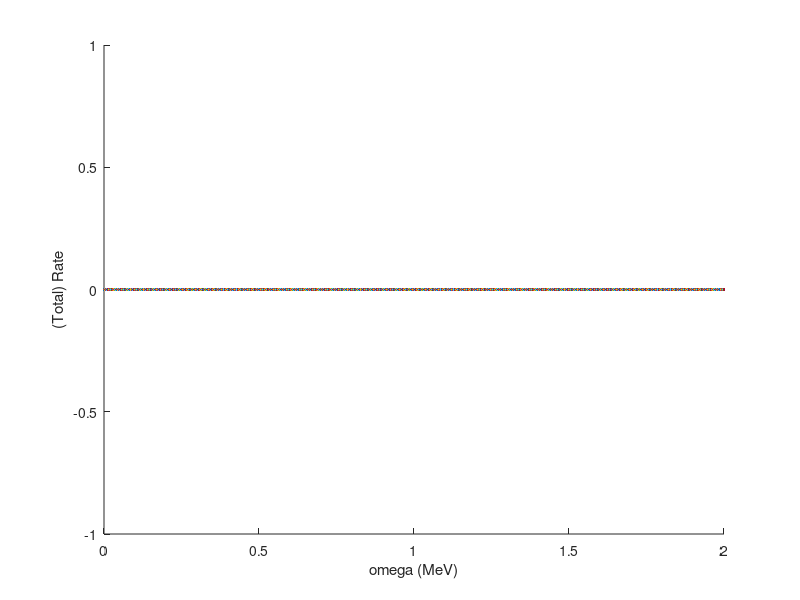
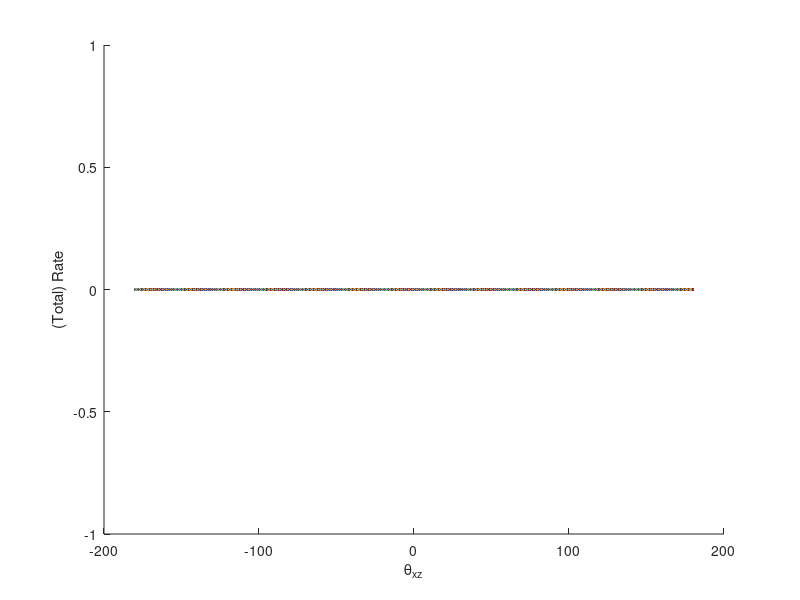

Reproduce these figures in MATLAB, in order.
%-------------------------------------------------------------------------
% This script reads in the spectrum data file, 
% and plots the data.
%-------------------------------------------------------------------------

clear

omegamax=2e6;    % specify max freq

omega_axis=[0:omegamax/1000:omegamax];
theta_xz_axis=[-pi:2*pi/1000:pi];


xtoSI=0.197; % conversion factor to microns
ttoSI=0.658; % conversion factor to femtosceonds


disp(':---------------------------------')
disp('Plot emission spectrum from file  ')
disp(':---------------------------------')

disp('max frequency is (MeV): ')
disp(omegamax/1e6)

time=cputime;

% load particle input file
particle_input_data=fopen('particle_input.csv','r');

line1 = fgets(particle_input_data); % headerline
line2 = fgets(particle_input_data); % inputswitch
line3 = fgets(particle_input_data); % no. runs

input_switch=line2(17:19);

no_runs=str2double(line3);

particle_input = textscan(particle_input_data, '%s %s %f %f %f %f %f %f %f %s %s' ,'Delimiter',',');

writeflag=particle_input{11};

written_counter=0;



nophotons_total=0;
htotal_omega=0;
htotal_theta_xz=0;

% read in spectrum file for each run and add the data to the plot windows
for j=1:no_runs
    if (strcmp(input_switch,'off') == 1)
        i=j;
    elseif (strcmp(deblank(input_switch),'on') == 1)
        i=1;
    else
        disp('Error in 2nd line of particle_input.csv')
        return
    end
    
    nophotons_run=0;
    
    % check what data has been written for the current run
    if ((strcmp(writeflag(i),'s') == 1) ||(strcmp(writeflag(i),'st') == 1)||(strcmp(writeflag(i),'cst') == 1))
        written_counter=written_counter+1;
        
        % generate name of spectrum file
        filename1='spectrum';
        filename2= sprintf('%05d',j);
        filename3='.dat';
        
        target_file=strcat(filename1,filename2,filename3);
        
        % check if file is empty.  If so skip (otherwise stats routines
        % will cause code to abort).
        filedata = dir(target_file);
        if filedata.bytes == 0
            % empty file
        else
            % open the file and read it
        
            spec_data=fopen(target_file,'r');

            clear x0 timestep H_eff omega_c omega energyEmitted averagePower_x_timestep

            spec=textscan(spec_data, '%f %f %f %f %f %f %f %f %f');

            x0=transpose(spec{1});
            timestep=transpose(spec{2});
            H_eff=transpose(spec{3});
            omega_c=transpose(spec{4});
            omega=transpose(spec{5});
            energyEmitted=transpose(spec{6});
            averagePower_x_timestep=transpose(spec{7});
            theta_xz=(spec{8});
            theta_yx=(spec{9}); 

            sizeomega=size(omega);
            nophotons_run=sizeomega(2);
            nophotons_total=nophotons_total+nophotons_run;

            % Convert units
            x0=x0*ttoSI;



            % calculate histogram data for this run (normalised per run)
            hrun_omega=histc(omega,omega_axis)/nophotons_run;
            hrun_theta_xz=histc(theta_xz,theta_xz_axis)/nophotons_run;
            
            % If file onel contains one line of data, vector needs to be
            % transposed.
            if nophotons_run==1
                hrun_theta_xz=transpose(hrun_theta_xz);
            end

            % running total spectra
            htotal_omega=htotal_omega+hrun_omega;
            htotal_theta_xz=htotal_theta_xz+hrun_theta_xz;

            % Plot the energy/angular spectrum for this run
    %         figure
    %         hold on    
    %         plot(omega_axis/1e6,hrun_omega/nophotons_run)
    %         xlabel('omega (MeV)')
    %         ylabel('Rate')
    %         
    %         figure
    %         hold on
    %         plot(theta_xz_axis*180/pi,hrun_theta_xz/nophotons_run)
    %         xlabel('\theta_{xz}')
    %         ylabel('Rate')      


            clear spec;
            fclose(spec_data);
        
        end;

    end   
    

    
end 

% normalise total spectra
htotal_omega=htotal_omega/no_runs;
htotal_theta_xz=htotal_theta_xz/no_runs; 

% plot total spectra
figure
hold on    
plot(omega_axis/1e6,htotal_omega)
xlabel('omega (MeV)')
ylabel('(Total) Rate')

figure
hold on
plot(theta_xz_axis*180/pi,htotal_theta_xz)
xlabel('\theta_{xz}')
ylabel('(Total) Rate')  


fclose('all');

disp('Elapsed time')
time=cputime-time;
disp(time)



 
 